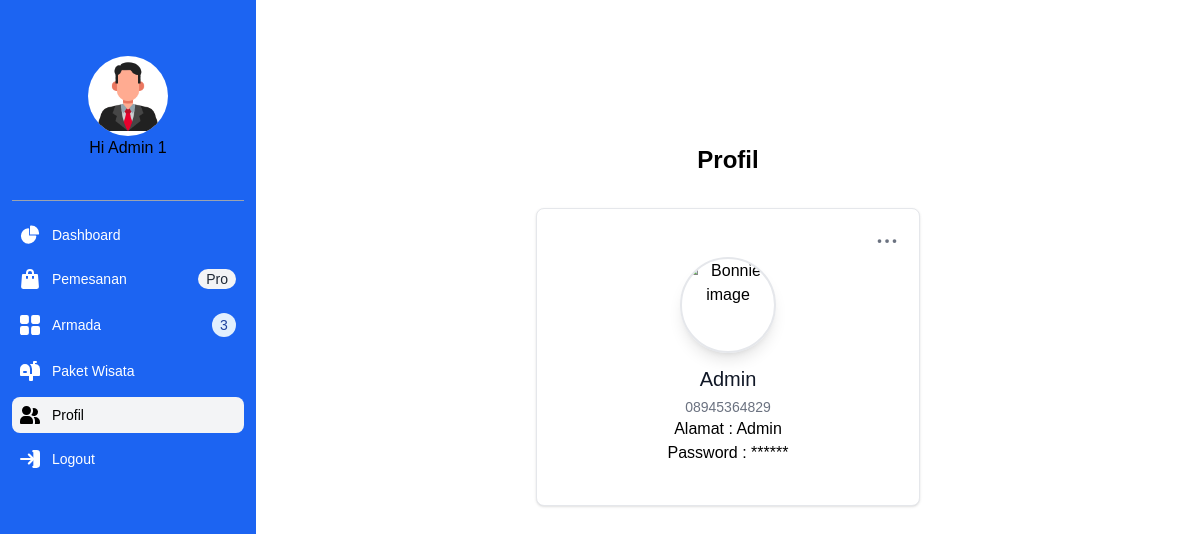
Page /app/admin/profile.php (signed in) on the earlier database version.
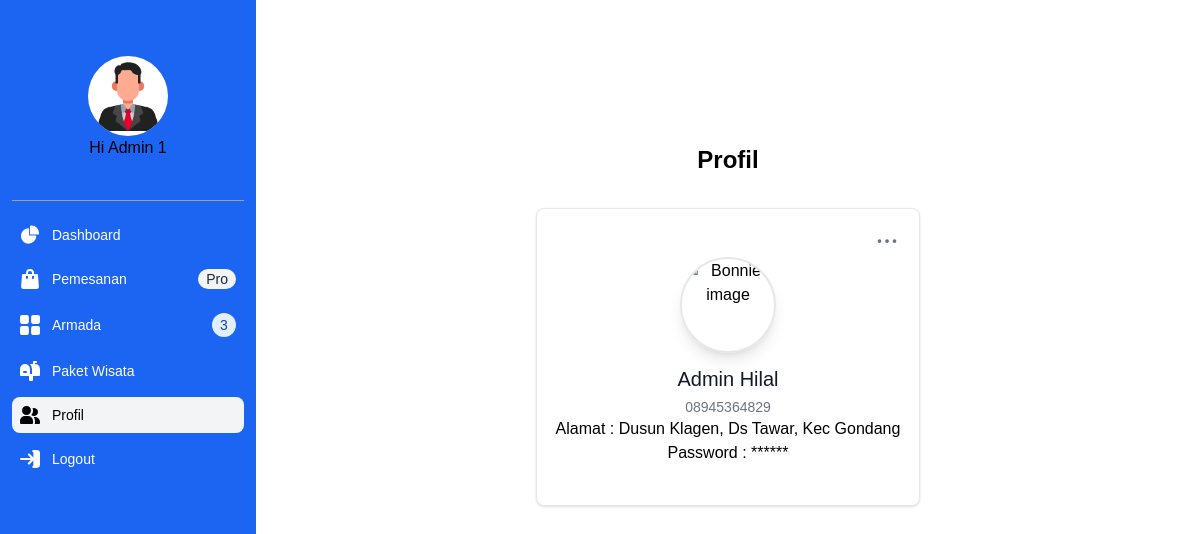
Same page on the later database version.
### tables this page shows
CREATE TABLE `user` (
  `ID_USER` char(8) NOT NULL,
  `NAMA_USER` varchar(64) NOT NULL,
  `ALAMAT_USER` varchar(256) NOT NULL,
  `TELEPON_USER` varchar(13) NOT NULL,
  `PASSWORD_USER` varchar(256) NOT NULL,
  `IS_ADMIN` tinyint(1) DEFAULT NULL
);

### app/database.php (called while the page is built, shortened)
<?php
	function getAllData($table, $id) {
		try{
			$statement = DB->prepare("SELECT * FROM $table where ID_".strtoupper($table)." = :id");
			$statement->bindValue(':id',$id);
			$statement->execute();
			return $statement->fetchAll(PDO::FETCH_ASSOC);
		}
		catch(PDOException $err){
			echo $err->getMessage();
		}
	}
?>

### app/admin/profile.php (the view, shortened to what this page needs)
<?php
    $title = "Profil";
    require("../database.php");
    include("../../assets/inc/admin/layouts/header.php") ?>
        <?php $a = getAllData('user', $_SESSION["id"]);?>
    <main  class="w-full p-6 md:p-20 lg:p-32 text-center">
		<h1 class="text-2xl font-bold mb-2 sm:mb-8">Profil</h1>
        <div class="w-full max-w-sm mx-auto bg-white border border-gray-200 rounded-lg shadow dark:bg-gray-800 dark:border-gray-700">
            <div class="flex justify-end px-4 pt-4">
                <button id="dropdownButton" data-dropdown-toggle="dropdown" class="inline-block text-gray-500 dark:text-gray-400 hover:bg-gray-100 dark:hover:bg-gray-700 focus:ring-4 focus:outline-none focus:ring-gray-200 dark:focus:ring-gray-700 rounded-lg text-sm p-1.5" type="button">
                    <svg class="w-5 h-5" aria-hidden="true" xmlns="http://www.w3.org/2000/svg" fill="currentColor" viewBox="0 0 16 3">
                        <path d="M2 0a1.5 1.5 0 1 1 0 3 1.5 1.5 0 0 1 0-3Zm6.041 0a1.5 1.5 0 1 1 0 3 1.5 1.5 0 0 1 0-3ZM14 0a1.5 1.5 0 1 1 0 3 1.5 1.5 0 0 1 0-3Z"/>
                    </svg>
                </button>
            </div>
            <div class="flex flex-col items-center pb-10">
                <img class="w-24 h-24 border-2 mb-3 rounded-full shadow-lg" src="https://www.svgrepo.com/show/105517/user-icon.svg" alt="Bonnie image"/>
                <h5 class="mb-1 text-xl font-medium text-gray-900 dark:text-white"><?= $a[0]["NAMA_USER"];?></h5>
                <span class="text-sm text-gray-500 dark:text-gray-400"><?= $a[0]["TELEPON_USER"];?></span>
                <p>Alamat : <?php echo $a[0]["ALAMAT_USER"];?> </p>
                    <p>Password : ****** </p>
            </div>
        </div>
    </main>
    <?php include("../../assets/inc/admin/layouts/footer.php");?>

Differences in the rows shown:
changed user: NAMA_USER "Admin" → "Admin Hilal"; ALAMAT_USER "Admin" → "Dusun Klagen, Ds Tawar, Kec Gondang"
